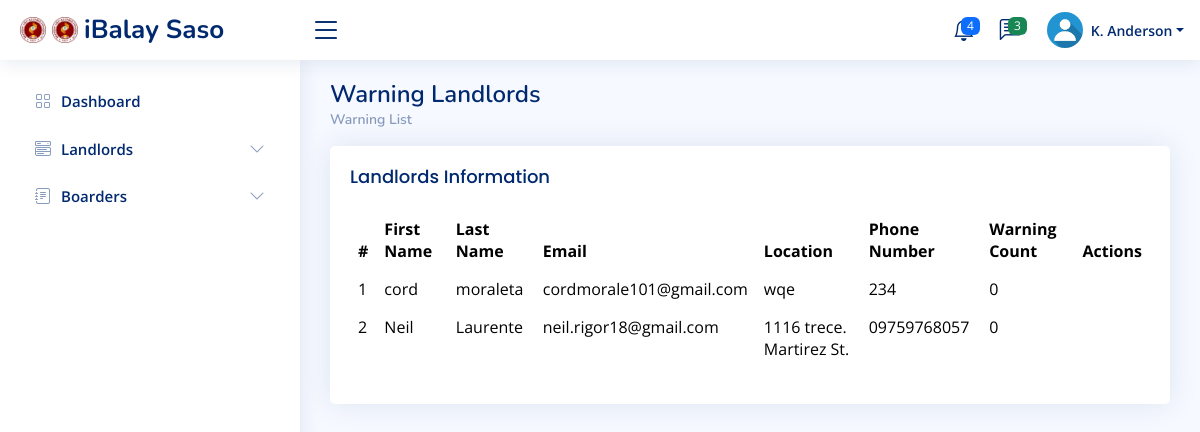
Page /saso/landlords/warning_list.php on the committed database.
### tables this page shows
CREATE TABLE `landlord_acc` (
  `landlord_id` int(11) NOT NULL,
  `first_name` varchar(50) NOT NULL,
  `last_name` varchar(50) NOT NULL,
  `email` varchar(100) NOT NULL,
  `password` varchar(255) NOT NULL,
  `phone_number` varchar(15) DEFAULT NULL,
  `address` varchar(255) DEFAULT NULL,
  `approval_status` int(11) DEFAULT 0,
  `warning_count` int(11) DEFAULT 0
);

### saso/landlords/views/warning_landlords.php (the view, shortened to what this page needs)
<main id="main" class="main">
    <div class="pagetitle">
        <h1>Warning Landlords</h1>
        <nav>
            <ol class="breadcrumb">
                <li class="breadcrumb-item"><a href="#">Warning List</a></li>
            </ol>
        </nav>
    </div>
    <section class="section dashboard">
        <div class="col-12">
            <div class="card recent-sales overflow-auto">
                <div class="card-body">
                    <h5 class="card-title">Landlords Information</h5>
                    <table class="table table-borderless datatable" id="roomTable">
                        <thead>
                            <tr>
                                <th scope="col">#</th>
                                <th scope="col">First Name</th>
                                <th scope="col">Last Name</th>
                                <th scope="col">Email</th>
                                <th scope="col">Location</th>
                                <th scope="col">Phone Number</th>
                                <th scope="col">Warning Count</th>
                                <th scope="col">Actions</th>
                            </tr>
                        </thead>
                        <tbody>
                            <?php
                            include '../../database/config.php';
                            $sql = "SELECT `landlord_id`, `first_name`, `last_name`, `email`, `phone_number`, `address`, `approval_status`, `warning_count` FROM `landlord_acc` WHERE 1";
                            $result = mysqli_query($conn, $sql);
                            if ($result && mysqli_num_rows($result) > 0) {
                                $count = 1;
                                while ($row = mysqli_fetch_assoc($result)) {
                                    ?>
                                    <tr>
                                        <td><?php echo $count++; ?></td>
                                        <td><?php echo $row['first_name']; ?></td>
                                        <td><?php echo $row['last_name']; ?></td>
                                        <td><?php echo $row['email']; ?></td>
                                        <td><?php echo $row['address']; ?></td>
                                        <td><?php echo $row['phone_number']; ?></td>
                                        <td><?php echo $row['warning_count']; ?></td>
                                        <td>
                                        </td>
                                    </tr>
                                    <?php
                                }
                            } else {
                                echo "<tr><td colspan='8'>No landlords found!</td></tr>";
                            }
                            ?>
                        </tbody>
                    </table>
                </div>
            </div>
        </div>
    </section>
</main>

### assets/css/style.css (style rules this page uses)
:root { scroll-behavior: smooth; }
body { font-family: "Open Sans", sans-serif; background: #f6f9ff; color: #444444; }
a { color: #4154f1; text-decoration: none; }
h1, h2, h3, h4, h5, h6 { font-family: "Nunito", sans-serif; }
#main { margin-top: 60px; padding: 20px 30px; transition: all 0.3s; }
.pagetitle { margin-bottom: 10px; }
.pagetitle h1 { font-size: 24px; margin-bottom: 0; font-weight: 600; color: #012970; }
.card { margin-bottom: 30px; border: none; border-radius: 5px; box-shadow: 0px 0 30px rgba(1, 41, 112, 0.1); }
.card-title { padding: 20px 0 15px 0; font-size: 18px; font-weight: 500; color: #012970; font-family: "Poppins", sans-serif; }
.card-body { padding: 0 20px 20px 20px; }
.breadcrumb { font-size: 14px; font-family: "Nunito", sans-serif; color: #899bbd; font-weight: 600; }
.breadcrumb a { color: #899bbd; transition: 0.3s; }
.breadcrumb .breadcrumb-item::before { color: #899bbd; }
@media (min-width: 1200px) { #main, #footer { margin-left: 300px; } }
.dashboard .recent-sales { font-size: 14px; }
.dashboard .recent-sales .table thead { background: #f6f6fe; }
.dashboard .recent-sales .table thead th { border: 0; }

### rows in the picture
landlord_acc: first_name "cord", last_name "moraleta", email "cordmorale101@gmail.com", address "wqe", phone_number "234", warning_count "0"
landlord_acc: first_name "Neil", last_name "Laurente", email "neil.rigor18@gmail.com", address "1116 trece. Martirez St.", phone_number "09759768057", warning_count "0"
